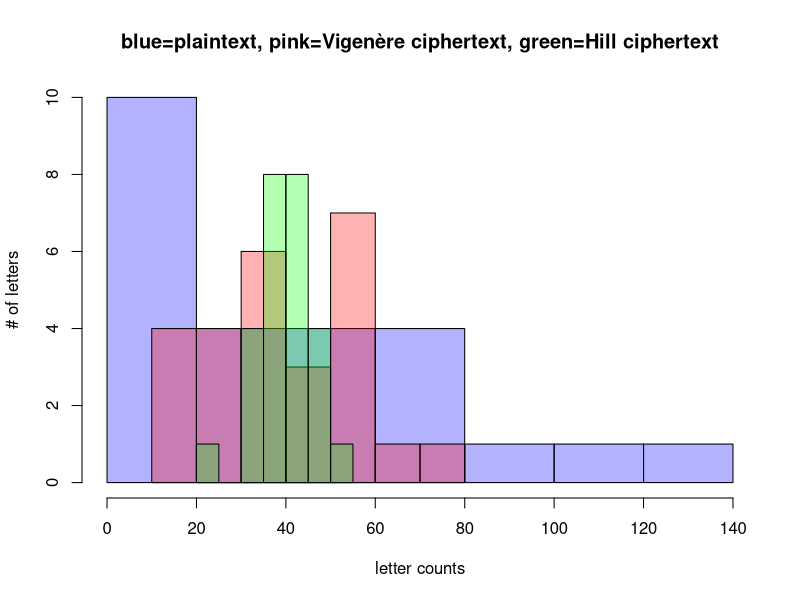

Recreate this plot in R.
## ---- chunk 1
knitr::opts_chunk$set(echo = TRUE)
knitr::opts_chunk$set(comment = NA)
options(width = 100)
library(gmp)
stringToMod26 <- function(x) {utf8ToInt(x)-utf8ToInt("a")}
mod26ToString <- function(x) {intToUtf8(x+utf8ToInt("a"))}
vigenere <- function(txt, keyVector)
{
  pt <- stringToMod26(txt)
  suppressWarnings( 
    ct <- (pt + keyVector) %% 26
  )                               
  return(mod26ToString(ct))
}
letterCounts <- function(txt)
{
  return(sort(table(unlist(strsplit(txt,""))),decreasing=TRUE))
}
## ---- chunk 2
A <- matrix(c(1,4,11, 2,5,9, 3,6,8), nrow=3, ncol=3)
A
solve(A) # computes the inverse over the real numbers
## ---- chunk 3
B <- (3*solve(A)*9) %% 26 # Note: 3*9 = 1 in Z_26
B
(A %*% B) %% 26
## ---- chunk 4
B <- round(3*solve(A)*9) %% 26 # Note: 3*9 = 1 in Z_26
B
(A %*% B) %% 26
## ---- chunk 5
hillCipher <- function(txt, keyMatrix) {
  pt <- stringToMod26(txt)
  n <- attributes(keyMatrix)$dim[2]
  suppressWarnings(
    mPtxt <- matrix(pt,nrow=n) # repeats text so length is a multiple of n
  )
  mCtxt <- (keyMatrix %*% mPtxt) %% 26
  return(mod26ToString(as.vector(mCtxt)))
}
## ---- chunk 6
A %*% B %% 26
hillCipher("thehillcipherisablockcipher", A)
hillCipher("tfseednyvppajinjttwwsligoup", B)
## ---- chunk 7
plaintext <- "howeverinthisextremedistresshewasnotdestituteofhisusualsagacitybuttrustinghimselftotheprovidenceofgodheputhislifeintohazardinthemannerfollowingandnowsaidhesinceitisresolvedamongyouthatyouwilldiecomeonletuscommitourmutualdeathstodeterminationbylothewhomthelotfallstofirstlethimbekilledbyhimthathaththesecondlotandthusfortuneshallmakeitsprogressthroughusallnorshallanyofusperishbyhisownrighthandforitwouldbeunfairifwhentherestaregonesomebodyshouldrepentandsavehimselfthisproposalappearedtothemtobeveryjustandwhenhehadprevailedwiththemtodeterminethismatterbylotshedrewoneofthelotsforhimselfalsohewhohadthefirstlotlaidhisneckbaretohimthathadthenextassupposingthatthegeneralwoulddieamongthemimmediatelyfortheythoughtdeathifjosephusmightbutdiewiththemwassweeterthanlifeyetwashewithanotherlefttothelastwhetherwemustsayithappenedsobychanceorwhetherbytheprovidenceofgodandashewasverydesirousneithertobecondemnedbythelotnorifhehadbeenlefttothelasttoimbruehisrighthandinthebloodofhiscountrymenhepersuadedhimtotrusthisfidelitytohimandtoliveaswellashimself"
hciphertext <- hillCipher(plaintext, A)
keyAsVector <- stringToMod26("skyler")
vciphertext <- vigenere(plaintext, keyAsVector)
p1 <- hist(letterCounts(plaintext), plot=FALSE)
p2 <- hist(letterCounts(vciphertext), plot=FALSE)
p3 <- hist(letterCounts(hciphertext), plot=FALSE)
plot( p1, col=rgb(0,0,1,0.3), main="blue=plaintext, pink=Vigenère ciphertext, green=Hill ciphertext", 
      xlab="letter counts", ylab="# of letters")  # transparent blue 
plot( p2, col=rgb(1,0,0,0.3), add=TRUE)  # transparent red 
plot( p3, col=rgb(0,1,0,0.3), add=TRUE)  # transparent green 
